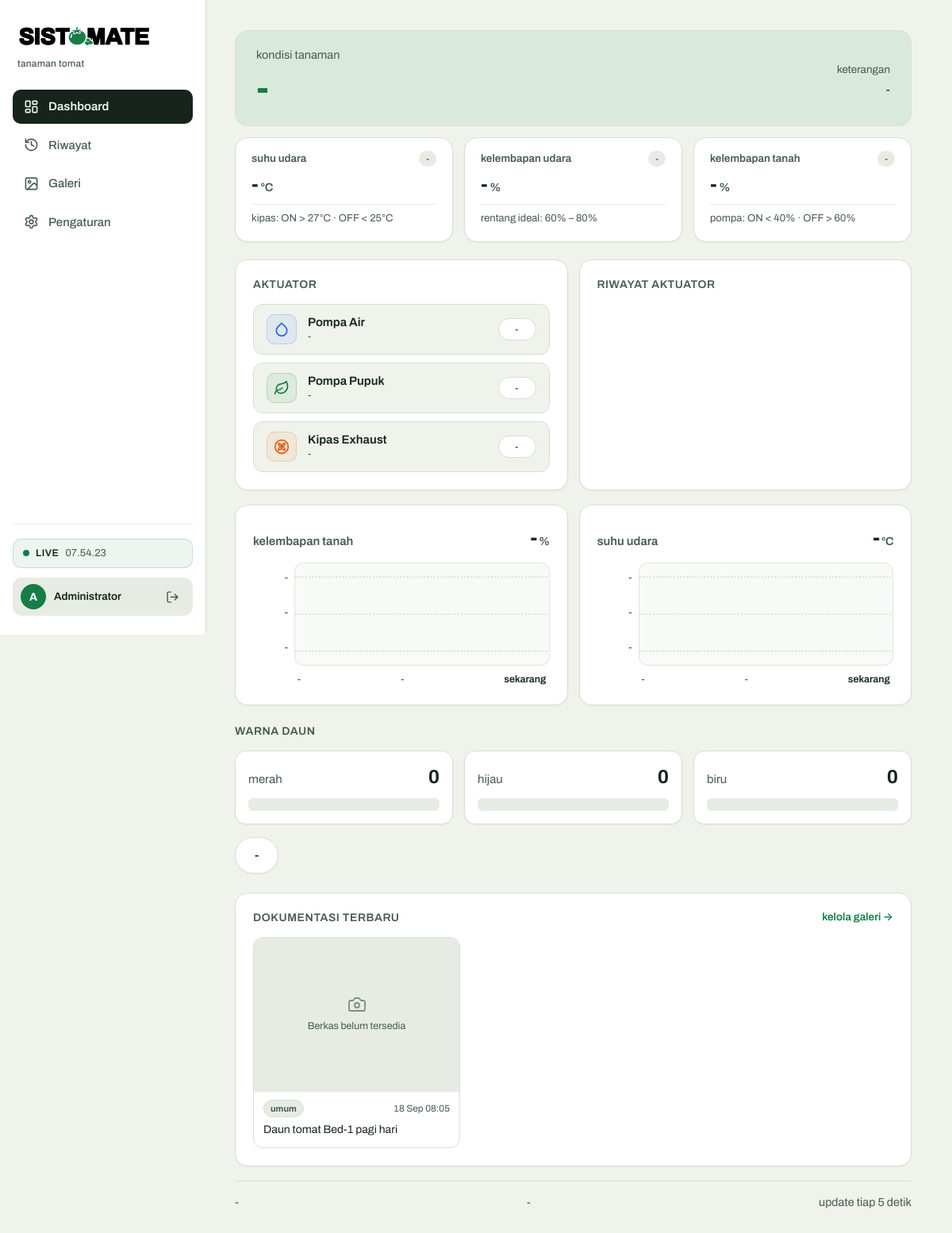
The page /website/dashboard/app.php (signed in) on the database its author committed.
### tables this page shows
CREATE TABLE users (
  id_user INT AUTO_INCREMENT PRIMARY KEY,
  name VARCHAR(100) NOT NULL,
  email VARCHAR(100) NOT NULL UNIQUE,
  password_hash VARCHAR(255) NOT NULL
);

CREATE TABLE gallery (
  id_gallery INT AUTO_INCREMENT PRIMARY KEY,
  image_url VARCHAR(255) NOT NULL,
  caption VARCHAR(255) NULL,
  upload_date DATETIME NOT NULL DEFAULT CURRENT_TIMESTAMP,
  id_user INT NULL,
  id_device INT NOT NULL,
  CONSTRAINT fk_gallery_user FOREIGN KEY (id_user)
    REFERENCES users (id_user) ON DELETE SET NULL,
  CONSTRAINT fk_gallery_device FOREIGN KEY (id_device)
    REFERENCES devices (id_device) ON DELETE CASCADE
);

### website/dashboard/app.php (the view, shortened to what this page needs)
<?php
require_once __DIR__ . '/db.php';
$user = current_user();
$deviceId = (int) (db()->query('SELECT id_device FROM sensor_logs ORDER BY recorded_at DESC, id_log DESC LIMIT 1')->fetchColumn() ?: 0);
$cfg = ['soil_on' => 40, 'soil_off' => 60, 'temp_on' => 27, 'temp_off' => 25, 'fert_duration_s' => 7];
$fmtNum = static fn($v): string => rtrim(rtrim(number_format((float) $v, 2, '.', ''), '0'), '.');
$recentPhotos = [];
if ($deviceId > 0) {
    $stGal = db()->prepare(
        'SELECT g.id_gallery, g.image_url, g.caption, g.upload_date, u.name AS user_name
         FROM gallery g
         LEFT JOIN users u ON u.id_user = g.id_user
         WHERE g.id_device = ?
         ORDER BY g.upload_date DESC, g.id_gallery DESC
         LIMIT 3'
    );
    $stGal->execute([$deviceId]);
    $recentPhotos = $stGal->fetchAll();
}
?>
<!doctype html>
<html lang="id">
<head>
</head>
<body class="has-sidebar">
<?= navbar('app', $user['name'], true) ?>
<main class="main-content">
<section class="hero">
  <div class="status-card" id="statusCard">
    <div class="status-main">
      <div class="status-kicker">kondisi tanaman</div>
      <div class="status-word" id="status">-</div>
    </div>
    <div class="status-why">
      <span>keterangan</span>
      <p id="why">-</p>
    </div>
  </div>
  <div class="metrics">
    <div class="metric" id="card-suhu">
      <div class="m-head">
        <span class="label">suhu udara</span>
        <span class="m-badge idle" id="badge-suhu">-</span>
      </div>
      <div class="value" id="suhu">-<small>°C</small></div>
      <div class="amb">kipas: ON &gt; <?= e($fmtNum($cfg['temp_on'])) ?>&deg;C &middot; OFF &lt; <?= e($fmtNum($cfg['temp_off'])) ?>&deg;C</div>
    </div>
    <div class="metric" id="card-rh">
      <div class="m-head">
        <span class="label">kelembapan udara</span>
        <span class="m-badge idle" id="badge-rh">-</span>
      </div>
      <div class="value" id="rh">-<small>%</small></div>
      <div class="amb">rentang ideal: 60% &ndash; 80%</div>
    </div>
    <div class="metric" id="card-soil">
      <div class="m-head">
        <span class="label">kelembapan tanah</span>
        <span class="m-badge idle" id="badge-soil">-</span>
      </div>
      <div class="value" id="soil">-<small>%</small></div>
      <div class="amb">pompa: ON &lt; <?= e($fmtNum($cfg['soil_on'])) ?>% &middot; OFF &gt; <?= e($fmtNum($cfg['soil_off'])) ?>%</div>
    </div>
  </div>
</section>
<div class="pair">
  <div class="panel">
    <h2>aktuator</h2>
    <div class="tiles">
      <div class="tile" id="act-row-pompa">
        <div class="act-icon act-pompa">
          <svg viewBox="0 0 24 24" width="20" height="20" fill="none" stroke="currentColor" stroke-width="2" stroke-linecap="round" stroke-linejoin="round" aria-hidden="true"><path d="M12 2.69l5.66 5.66a8 8 0 1 1-11.31 0z"/></svg>
        </div>
        <div class="act-body">
          <div class="act-name">Pompa Air</div>
          <div class="act-last" id="pompa-last">-</div>
        </div>
        <span class="chip" id="pompa-state">-</span>
      </div>
      <div class="tile" id="act-row-pupuk">
        <div class="act-icon act-pupuk">
        </div>
        <div class="act-body">
          <div class="act-name">Pompa Pupuk</div>
          <div class="act-last" id="pupuk-last">-</div>
        </div>
        <span class="chip" id="pupuk-state">-</span>
      </div>
      <div class="tile" id="act-row-kipas">
        <div class="act-icon act-kipas">
        </div>
        <div class="act-body">
          <div class="act-name">Kipas Exhaust</div>
          <div class="act-last" id="kipas-last">-</div>
        </div>
        <span class="chip" id="kipas-state">-</span>
      </div>
    </div>
  </div>
  <div class="panel">
    <h2>riwayat aktuator</h2>
  </div>
</div>
<section class="trend">
  <div class="sparks">
    <div class="panel">
      <div class="spark-head">
        <span class="name">kelembapan tanah</span>
        <span class="now" id="now-soil">-<small>%</small></span>
      </div>
      <div class="chart">
        <div class="yax" aria-hidden="true">
          <span id="y-top-soil">-</span><span id="y-mid-soil">-</span><span id="y-bot-soil">-</span>
        </div>
        <div class="plot">
          <div class="spark-wrap">
          </div>
          <div class="axis"><span id="x0-soil">-</span><span id="x1-soil">-</span><span>sekarang</span></div>
        </div>
      </div>
    </div>
    <div class="panel">
      <div class="spark-head">
        <span class="name">suhu udara</span>
        <span class="now" id="now-suhu">-<small>°C</small></span>
      </div>
      <div class="chart">
        <div class="yax" aria-hidden="true">
          <span id="y-top-suhu">-</span><span id="y-mid-suhu">-</span><span id="y-bot-suhu">-</span>
        </div>
        <div class="plot">
          <div class="spark-wrap">
          </div>
          <div class="axis"><span id="x0-suhu">-</span><span id="x1-suhu">-</span><span>sekarang</span></div>
        </div>
      </div>
    </div>
  </div>
</section>
<section class="rgb">
  <h2 style="margin-top:14px">warna daun</h2>
  <div class="rgb-grid">
    <div class="rgb-card">
      <div class="label">merah <b id="v-r">0</b></div>
      <div class="bar"><div id="b-r" style="background:#EF4444;width:0%"></div></div>
    </div>
    <div class="rgb-card">
      <div class="label">hijau <b id="v-g">0</b></div>
      <div class="bar"><div id="b-g" style="background:#1B9E5A;width:0%"></div></div>
    </div>
    <div class="rgb-card">
      <div class="label">biru <b id="v-b">0</b></div>
      <div class="bar"><div id="b-b" style="background:#2563EB;width:0%"></div></div>
    </div>
  </div>
  <div class="verdict" id="verdict">-</div>
</section>
<section class="panel recent-gal" aria-labelledby="recent-gal-title">
  <div class="recent-gal-head">
    <h2 id="recent-gal-title">dokumentasi terbaru</h2>
    <a class="recent-gal-link" href="gallery.php">kelola galeri &rarr;</a>
  </div>
  <?php if (!$recentPhotos): ?>
    <p class="rg-empty">Belum ada foto kondisi tanaman untuk perangkat ini. <a class="recent-gal-link" href="gallery.php">Unggah foto pertama</a>.</p>
  <?php else: ?>
    <?php $rgPill = ['sehat' => 'sehat', 'layu' => 'layu', 'sakit' => 'sakit']; ?>
    <div class="recent-gal-grid">
      <?php foreach ($recentPhotos as $rp): ?>
        <?php
          $rpParsed = parse_gallery_caption($rp['caption']);
          $rpStatus = $rpParsed['status'];
          $rpText = $rpParsed['text'] !== '' ? $rpParsed['text'] : 'Tanpa keterangan';
          $rpImg = resolve_gallery_image((string) $rp['image_url']);
          $rpTs = strtotime((string) $rp['upload_date']);
          $rpDate = $rpTs ? date('d M H:i', $rpTs) : (string) $rp['upload_date'];
        ?>
        <a class="rg-card" href="gallery.php">
          <?php if ($rpImg !== null): ?>
            <img class="rg-thumb" src="<?= e($rpImg) ?>" alt="<?= e($rpText) ?>" width="320" height="240" loading="lazy">
          <?php else: ?>
            <div class="rg-placeholder">
              <svg viewBox="0 0 24 24" fill="none" stroke="currentColor" stroke-width="1.8" stroke-linecap="round" stroke-linejoin="round" aria-hidden="true">
                <path d="M14.5 4h-5L7 7H4a2 2 0 0 0-2 2v9a2 2 0 0 0 2 2h16a2 2 0 0 0 2-2V9a2 2 0 0 0-2-2h-3l-2.5-3z"/>
                <circle cx="12" cy="13" r="3"/>
              </svg>
              <span>Berkas belum tersedia</span>
            </div>
          <?php endif; ?>
          <div class="rg-body">
            <div class="rg-meta">
              <?php if ($rpStatus !== '' && isset($rgPill[$rpStatus])): ?>
                <span class="rg-pill <?= e($rgPill[$rpStatus]) ?>"><?= e($rpStatus) ?></span>
              <?php else: ?>
                <span class="rg-pill off">umum</span>
              <?php endif; ?>
              <span><?= e($rpDate) ?></span>
            </div>
            <div class="rg-caption"><?= e($rpText) ?></div>
          </div>
        </a>
      <?php endforeach; ?>
    </div>
  <?php endif; ?>
</section>
<footer>
  <span id="dev">-</span>
  <span id="today">-</span>
  <span>update tiap 5 detik</span>
</footer>
</main>
</body>
</html>

### website/dashboard/db.php (shortened to what this page needs)
<?php
function db(): PDO
{
    static $pdo = null;
    if ($pdo === null) {
        $path = getenv('SISTOMATE_ENV')
            ?: (file_exists(__DIR__ . '/../.env') ? __DIR__ . '/../.env'
            : (file_exists(__DIR__ . '/.env') ? __DIR__ . '/.env'
            : (file_exists(__DIR__ . '/../../.env') ? __DIR__ . '/../../.env'
            : '/etc/sistomate-ingest.env')));
        $env = parse_ini_file($path);
        $pdo = new PDO(
            "mysql:host={$env['DB_HOST']};dbname={$env['DB_NAME']};charset=utf8mb4",
            $env['DB_USER'],
            $env['DB_PASS'],
            [
                PDO::ATTR_ERRMODE => PDO::ERRMODE_EXCEPTION,
                PDO::ATTR_DEFAULT_FETCH_MODE => PDO::FETCH_ASSOC,
            ]
        );
    }
    return $pdo;
}
function e(?string $s): string
{
    return htmlspecialchars((string) $s, ENT_QUOTES, 'UTF-8');
}
function current_user(): array
{
    $stmt = db()->prepare('SELECT id_user, name, email FROM users WHERE id_user = ?');
    $stmt->execute([(int) $_SESSION['user_id']]);
    $row = $stmt->fetch();
    return $row ?: ['id_user' => (int) $_SESSION['user_id'], 'name' => 'Pengguna', 'email' => ''];
}
function navbar(string $active, string $userName, bool $live = true): string
{
    $items = [
        'app' => [
            'href' => 'app.php',
            'label' => 'Dashboard',
            'icon' => '<svg class="nav-icon" viewBox="0 0 24 24" fill="none" stroke="currentColor" stroke-width="2" stroke-linecap="round" stroke-linejoin="round" aria-hidden="true"><rect width="7" height="9" x="3" y="3" rx="1"/><rect width="7" height="5" x="14" y="3" rx="1"/><rect width="7" height="9" x="14" y="12" rx="1"/><rect width="7" height="5" x="3" y="16" rx="1"/></svg>'
        ],
        'history' => [
            'href' => 'history.php',
            'label' => 'Riwayat',
            'icon' => '<svg class="nav-icon" viewBox="0 0 24 24" fill="none" stroke="currentColor" stroke-width="2" stroke-linecap="round" stroke-linejoin="round" aria-hidden="true"><path d="M3 12a9 9 0 1 0 9-9 9.75 9.75 0 0 0-6.74 2.74L3 8"/><path d="M3 3v5h5"/><path d="M12 7v5l4 2"/></svg>'
        ],
        'gallery' => [
            'href' => 'gallery.php',
            'label' => 'Galeri',
            'icon' => '<svg class="nav-icon" viewBox="0 0 24 24" fill="none" stroke="currentColor" stroke-width="2" stroke-linecap="round" stroke-linejoin="round" aria-hidden="true"><rect width="18" height="18" x="3" y="3" rx="2" ry="2"/><circle cx="9" cy="9" r="2"/><path d="m21 15-3.086-3.086a2 2 0 0 0-2.828 0L6 21"/></svg>'
        ],
        'settings' => [
            'href' => 'settings.php',
            'label' => 'Pengaturan',
            'icon' => '<svg class="nav-icon" viewBox="0 0 24 24" fill="none" stroke="currentColor" stroke-width="2" stroke-linecap="round" stroke-linejoin="round" aria-hidden="true"><path d="M12.22 2h-.44a2 2 0 0 0-2 2v.18a2 2 0 0 1-1 1.73l-.43.25a2 2 0 0 1-2 0l-.15-.08a2 2 0 0 0-2.73.73l-.22.38a2 2 0 0 0 .73 2.73l.15.1a2 2 0 0 1 1 1.72v.51a2 2 0 0 1-1 1.74l-.15.09a2 2 0 0 0-.73 2.73l.22.38a2 2 0 0 0 2.73.73l.15-.08a2 2 0 0 1 2 0l.43.25a2 2 0 0 1 1 1.73V20a2 2 0 0 0 2 2h.44a2 2 0 0 0 2-2v-.18a2 2 0 0 1 1-1.73l.43-.25a2 2 0 0 1 2 0l.15.08a2 2 0 0 0 2.73-.73l.22-.39a2 2 0 0 0-.73-2.73l-.15-.08a2 2 0 0 1-1-1.74v-.5a2 2 0 0 1 1-1.74l.15-.09a2 2 0 0 0 .73-2.73l-.22-.38a2 2 0 0 0-2.73-.73l-.15.08a2 2 0 0 1-2 0l-.43-.25a2 2 0 0 1-1-1.73V4a2 2 0 0 0-2-2z"/><circle cx="12" cy="12" r="3"/></svg>'
        ],
    ];
    $nav = '';
    foreach ($items as $key => $item) {
        $isOn = $key === $active;
        $cls = 'nav-item' . ($isOn ? ' on' : '');
        $aria = $isOn ? ' aria-current="page"' : '';
        $nav .= '<a href="' . $item['href'] . '" class="' . $cls . '"' . $aria . '>'
            . $item['icon']
            . '<span>' . e($item['label']) . '</span>'
            . '</a>';
    }
    $liveHtml = '';
    if ($live) {
        $liveHtml = '<div class="live">'
            . '<span class="dot" id="dot"></span>'
            . '<b id="livetxt">LIVE</b>'
            . '<span id="clock">--:--:--</span>'
            . '</div>'
            . '<script>(function(){function u(){var c=document.getElementById("clock");if(c)c.textContent=new Date().toLocaleTimeString("id-ID",{hour12:false});}u();setInterval(u,1000);})();</script>';
    }
    $userInitial = mb_strtoupper(mb_substr($userName !== '' ? $userName : 'U', 0, 1));
    return '<aside class="sidebar">'
        . '<div class="sidebar-brand">'
        .   '<a href="app.php" class="brand">'
        .     '<img src="../assets/figma/logo-navbar.png" alt="SISTOMATE" class="brand-logo-img" width="200" height="50">'
        .     '<span class="brand-sub">tanaman tomat</span>'
        .   '</a>'
        . '</div>'
        . '<nav class="sidebar-nav" aria-label="Navigasi Utama">'
        .   $nav
        . '</nav>'
        . '<div class="sidebar-footer">'
        .   $liveHtml
        .   '<div class="sidebar-user">'
        .     '<div class="user-avatar" aria-hidden="true">' . e($userInitial) . '</div>'
        .     '<div class="user-info"><span class="uname">' . e($userName) . '</span></div>'
        .     '<a class="logout-btn" href="logout.php" title="Logout" aria-label="Logout">'
        .       '<svg viewBox="0 0 24 24" fill="none" stroke="currentColor" stroke-width="2" stroke-linecap="round" stroke-linejoin="round" aria-hidden="true"><path d="M9 21H5a2 2 0 0 1-2-2V5a2 2 0 0 1 2-2h4"/><polyline points="16 17 21 12 16 7"/><line x1="21" x2="9" y1="12" y2="12"/></svg>'
        .     '</a>'
        .   '</div>'
        . '</div>'
        . '</aside>';
}
function parse_gallery_caption(?string $raw): array
{
    $text = trim((string) $raw);
    return ['status' => '', 'text' => $text];
}
function resolve_gallery_image(?string $imageUrl, string $baseDir = __DIR__): ?string
{
    $url = trim((string) $imageUrl);
    $rel = ltrim(str_replace('\\', '/', $url), '/');
    $baseReal = realpath($baseDir);
    $fullReal = realpath($baseDir . '/' . $rel);
    if ($baseReal === false || $fullReal === false || !is_file($fullReal)) {
        return null;
    }
    return $rel;
}

### rows shown on the page
users: name "A", name "Administrator"
gallery: shows "umum", upload_date "18 Sep 08:05", caption "Daun tomat Bed-1 pagi hari"

### other values the page prints
$item['label'] "Dashboard"
$item['label'] "Riwayat"
$item['label'] "Galeri"
$item['label'] "Pengaturan"
$fmtNum($cfg['temp_on']) "27"
$fmtNum($cfg['temp_off']) "25"
$fmtNum($cfg['soil_on']) "40"
$fmtNum($cfg['soil_off']) "60"
